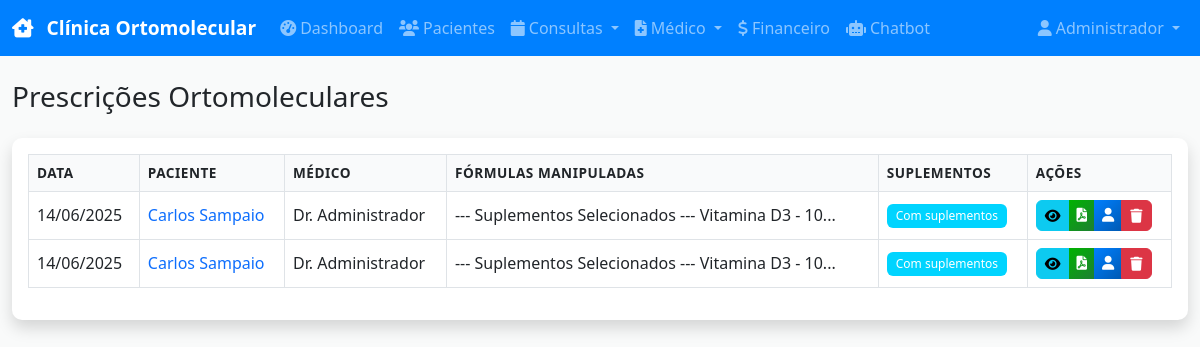
Screenshot of /prescriptions (signed in) with the database file from the repository.
### models.py (models this page shows)
class User(UserMixin, db.Model):
    id = db.Column(db.Integer, primary_key=True)
    username = db.Column(db.String(80), unique=True, nullable=False)
    email = db.Column(db.String(120), unique=True, nullable=False)
    password_hash = db.Column(db.String(256), nullable=False)
    name = db.Column(db.String(100), nullable=False)
    role = db.Column(db.String(20), nullable=False, default='receptionist')  # admin, doctor, receptionist, financial
    crm = db.Column(db.String(20))  # For doctors
    specialty = db.Column(db.String(100))  # For doctors
    created_at = db.Column(db.DateTime, default=datetime.utcnow)
    is_active = db.Column(db.Boolean, default=True)

class Prescription(db.Model):
    id = db.Column(db.Integer, primary_key=True)
    patient_id = db.Column(db.Integer, db.ForeignKey('patient.id'), nullable=False)
    doctor_id = db.Column(db.Integer, db.ForeignKey('user.id'), nullable=False)
    medical_record_id = db.Column(db.Integer, db.ForeignKey('medical_record.id'))
    date = db.Column(db.DateTime, default=datetime.utcnow)
    custom_formulas = db.Column(Text)  # Fórmulas manipuladas
    supplements_prescribed = db.Column(Text)  # JSON with supplement IDs and dosages
    lab_tests_requested = db.Column(Text)  # JSON with lab test IDs
    additional_instructions = db.Column(Text)
    observations = db.Column(Text)
    doctor = db.relationship('User', backref='prescriptions')
    medical_record = db.relationship('MedicalRecord', backref='prescriptions')

class Patient(db.Model):
    id = db.Column(db.Integer, primary_key=True)
    name = db.Column(db.String(100), nullable=False)
    cpf = db.Column(db.String(14), unique=True, nullable=False)
    birth_date = db.Column(db.Date, nullable=False)
    phone = db.Column(db.String(20), nullable=False)
    email = db.Column(db.String(120))
    address = db.Column(db.String(200))
    medical_history = db.Column(Text)
    allergies = db.Column(Text)
    current_medications = db.Column(Text)
    emergency_contact = db.Column(db.String(100))
    emergency_phone = db.Column(db.String(20))
    created_at = db.Column(db.DateTime, default=datetime.utcnow)
    appointments = db.relationship('Appointment', backref='patient', lazy=True)
    medical_records = db.relationship('MedicalRecord', backref='patient', lazy=True)
    prescriptions = db.relationship('Prescription', backref='patient', lazy=True)
    payments = db.relationship('Payment', backref='patient', lazy=True)

### routes.py (the view)
@app.route('/prescriptions')
@login_required
def prescriptions_list():
    if current_user.role == 'doctor':
        prescriptions = Prescription.query.filter_by(doctor_id=current_user.id).order_by(Prescription.date.desc()).all()
    else:
        prescriptions = Prescription.query.order_by(Prescription.date.desc()).all()
    return render_template('prescriptions/list.html', prescriptions=prescriptions)

### app.py (called while the page is built)
@login_manager.user_loader
def load_user(user_id):
    from models import User
    return User.query.get(int(user_id))

### templates/prescriptions/list.html (shortened to what this page needs)
{% extends "base.html" %}
{% block content %}
<div class="container-fluid">
    <div class="row">
        <div class="col-12">
            <div class="d-sm-flex align-items-center justify-content-between mb-4">
                <h1 class="h3 mb-0 text-gray-800">Prescrições Ortomoleculares</h1>
            </div>
        </div>
    </div>
    <div class="row">
        <div class="col-12">
            <div class="card shadow mb-4">
                <div class="card-body">
                    {% if prescriptions %}
                    <div class="table-responsive">
                        <table class="table table-bordered" width="100%" cellspacing="0">
                            <thead>
                                <tr>
                                    <th>Data</th>
                                    <th>Paciente</th>
                                    <th>Médico</th>
                                    <th>Fórmulas Manipuladas</th>
                                    <th>Suplementos</th>
                                    <th>Ações</th>
                                </tr>
                            </thead>
                            <tbody>
                                {% for prescription in prescriptions %}
                                <tr>
                                    <td>{{ prescription.date.strftime('%d/%m/%Y') }}</td>
                                    <td>
                                        <a href="{{ url_for('patient_view', id=prescription.patient.id) }}" class="text-decoration-none">
                                            {{ prescription.patient.name }}
                                        </a>
                                    </td>
                                    <td>Dr. {{ prescription.doctor.name }}</td>
                                    <td>
                                        {% if prescription.custom_formulas %}
                                            {{ (prescription.custom_formulas[:50] + '...') if prescription.custom_formulas|length > 50 else prescription.custom_formulas }}
                                        {% else %}
                                            <span class="text-muted">-</span>
                                        {% endif %}
                                    </td>
                                    <td>
                                        {% if prescription.supplements_prescribed %}
                                            <span class="badge bg-info">Com suplementos</span>
                                        {% else %}
                                            <span class="text-muted">-</span>
                                        {% endif %}
                                    </td>
                                    <td>
                                        <div class="btn-group" role="group">
                                            <a href="{{ url_for('prescription_view', id=prescription.id) }}" class="btn btn-info btn-sm" title="Ver Prescrição">
                                                <i class="fas fa-eye"></i>
                                            </a>
                                            <a href="{{ url_for('prescription_pdf', id=prescription.id) }}" class="btn btn-success btn-sm" title="Gerar PDF" target="_blank">
                                                <i class="fas fa-file-pdf"></i>
                                            </a>
                                            <a href="{{ url_for('patient_view', id=prescription.patient.id) }}" class="btn btn-primary btn-sm" title="Ver Paciente">
                                                <i class="fas fa-user"></i>
                                            </a>
                                            {% if current_user.role in ['doctor', 'admin'] and (current_user.role == 'admin' or prescription.doctor_id == current_user.id) %}
                                            <button type="button" class="btn btn-danger btn-sm" data-bs-toggle="modal" data-bs-target="#deletePrescriptionModal{{ prescription.id }}" title="Apagar Prescrição">
                                                <i class="fas fa-trash"></i>
                                            </button>
                                            {% endif %}
                                        </div>
                                    </td>
                                </tr>
                                {% endfor %}
                            </tbody>
                        </table>
                    </div>
                    {% endif %}
                </div>
            </div>
        </div>
    </div>
</div>
{% endblock %}

### templates/base.html (shortened to what this page needs)
<!DOCTYPE html>
<html lang="pt-BR">
<head>
    <link href="https://cdn.jsdelivr.net/npm/bootstrap@5.3.0/dist/css/bootstrap.min.css" rel="stylesheet">
    <link href="https://cdnjs.cloudflare.com/ajax/libs/font-awesome/6.0.0/css/all.min.css" rel="stylesheet">
    <link href="https://cdn.jsdelivr.net/npm/fullcalendar@6.1.8/index.global.min.css" rel="stylesheet">
    <link href="{{ url_for('static', filename='css/style.css') }}" rel="stylesheet">
</head>
<body>
    {% if current_user.is_authenticated %}
    <nav class="navbar navbar-expand-lg navbar-dark bg-primary fixed-top">
        <div class="container-fluid">
            <a class="navbar-brand" href="{{ url_for('dashboard') }}">
                <i class="fas fa-clinic-medical me-2"></i>
                Clínica Ortomolecular
            </a>
            <div class="collapse navbar-collapse" id="navbarNav">
                <ul class="navbar-nav me-auto">
                    <li class="nav-item">
                        <a class="nav-link" href="{{ url_for('dashboard') }}">
                            <i class="fas fa-tachometer-alt me-1"></i>Dashboard
                        </a>
                    </li>
                    <li class="nav-item">
                        <a class="nav-link" href="{{ url_for('patients_list') }}">
                            <i class="fas fa-users me-1"></i>Pacientes
                        </a>
                    </li>
                    <li class="nav-item dropdown">
                        <a class="nav-link dropdown-toggle" href="#" role="button" data-bs-toggle="dropdown">
                            <i class="fas fa-calendar me-1"></i>Consultas
                        </a>
                    </li>
                    {% if current_user.role in ['doctor', 'admin'] %}
                    <li class="nav-item dropdown">
                        <a class="nav-link dropdown-toggle" href="#" role="button" data-bs-toggle="dropdown">
                            <i class="fas fa-file-medical me-1"></i>Médico
                        </a>
                    </li>
                    {% endif %}
                    {% if current_user.role in ['financial', 'admin', 'receptionist'] %}
                    <li class="nav-item">
                        <a class="nav-link" href="{{ url_for('financial_dashboard') }}">
                            <i class="fas fa-dollar-sign me-1"></i>Financeiro
                        </a>
                    </li>
                    {% endif %}
                    <li class="nav-item">
                        <a class="nav-link" href="{{ url_for('chatbot') }}">
                            <i class="fas fa-robot me-1"></i>Chatbot
                        </a>
                    </li>
                </ul>
                <ul class="navbar-nav">
                    <li class="nav-item dropdown">
                        <a class="nav-link dropdown-toggle" href="#" role="button" data-bs-toggle="dropdown">
                            <i class="fas fa-user me-1"></i>{{ current_user.name }}
                        </a>
                    </li>
                </ul>
            </div>
        </div>
    </nav>
    {% endif %}
    <main class="{% if current_user.is_authenticated %}main-content{% endif %}">
        {% block content %}{% endblock %}
    </main>
</body>
</html>

### static/css/style.css (style rules this page uses)
:root { --primary: 210 100% 50%; --primary-dark: 210 100% 35%; --success: 120 100% 35%; --info: 190 100% 50%; --warning: 45 100% 50%; --danger: 0 100% 50%; --light: 210 11% 98%; --dark: 210 11% 21%; --gray-100: 210 17% 98%; --gray-200: 210 14% 89%; --gray-300: 210 11% 71%; --gray-400: 210 9% 53%; --gray-500: 210 7% 46%; --gray-600: 210 9% 31%; --gray-700: 210 10% 23%; --gray-800: 210 11% 15%; --gray-900: 210 11% 7%; }
body { font-family: 'Segoe UI', Tahoma, Geneva, Verdana, sans-serif; background-color: hsl(var(--light)); color: hsl(var(--gray-800)); }
.main-content { padding-top: 80px; min-height: 100vh; background-color: hsl(var(--light)); }
.card { border: none; border-radius: 10px; box-shadow: 0 0.15rem 1.75rem 0 rgba(58, 59, 69, 0.15); }
.navbar-brand { font-weight: 600; font-size: 1.2rem; }
.nav-link { font-weight: 500; transition: all 0.2s ease; }
.btn { border-radius: 6px; font-weight: 500; transition: all 0.2s ease; }
.btn-primary { background: linear-gradient(135deg, hsl(var(--primary)) 0%, hsl(var(--primary-dark)) 100%); border: none; }
.btn-success { background: linear-gradient(135deg, hsl(var(--success)) 0%, #1e7e34 100%); border: none; }
.table { background-color: white; }
.table th { background-color: hsl(var(--gray-100)); border-color: hsl(var(--gray-200)); font-weight: 600; text-transform: uppercase; font-size: 0.85rem; letter-spacing: 0.5px; }
.table td { border-color: hsl(var(--gray-200)); vertical-align: middle; }
.table-bordered { border: 1px solid hsl(var(--gray-200)); }
.badge { font-weight: 500; padding: 0.5em 0.75em; }
.text-gray-800 { color: hsl(var(--gray-800)) !important; }
.bg-primary { background-color: hsl(var(--primary)) !important; }
.bg-info { background-color: hsl(var(--info)) !important; }

### rows the page displays
User: name "Administrador"
Prescription: date "14/06/2025", patient.name "Carlos Sampaio", doctor.name "Administrador", custom_formulas "--- Suplementos Selecionados --- Vitamina D3 - 10...", supplements_prescribed "Com suplementos"
Prescription: date "14/06/2025", patient.name "Carlos Sampaio", doctor.name "Administrador", custom_formulas "--- Suplementos Selecionados --- Vitamina D3 - 10...", supplements_prescribed "Com suplementos"
